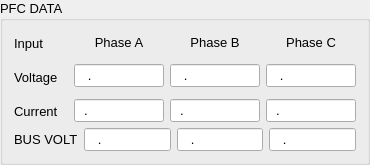
     <widget class="QGroupBox" name="groupBox">
      <property name="sizePolicy">
       <sizepolicy hsizetype="Preferred" vsizetype="Fixed">
        <horstretch>0</horstretch>
        <verstretch>0</verstretch>
       </sizepolicy>
      </property>
      <property name="maximumSize">
       <size>
        <width>370</width>
        <height>16777215</height>
       </size>
      </property>
      <property name="font">
       <font>
        <family>Arial</family>
        <pointsize>10</pointsize>
        <weight>50</weight>
        <bold>false</bold>
       </font>
      </property>
      <property name="title">
       <string>PFC DATA</string>
      </property>
      <property name="flat">
       <bool>false</bool>
      </property>
      <layout class="QGridLayout" name="gridLayout_2">
       <item row="0" column="0">
        <layout class="QVBoxLayout" name="verticalLayout_5">
         <item>
          <layout class="QHBoxLayout" name="horizontalLayout_2">
           <item>
            <layout class="QVBoxLayout" name="verticalLayout">
             <property name="spacing">
              <number>12</number>
             </property>
             <item>
              <widget class="QLabel" name="label">
               <property name="minimumSize">
                <size>
                 <width>50</width>
                 <height>15</height>
                </size>
               </property>
               <property name="maximumSize">
                <size>
                 <width>70</width>
                 <height>30</height>
                </size>
               </property>
               <property name="text">
                <string>Input</string>
               </property>
              </widget>
             </item>
             <item>
              <widget class="QLabel" name="label_2">
               <property name="minimumSize">
                <size>
                 <width>50</width>
                 <height>15</height>
                </size>
               </property>
               <property name="maximumSize">
                <size>
                 <width>70</width>
                 <height>30</height>
                </size>
               </property>
               <property name="text">
                <string>Voltage</string>
               </property>
              </widget>
             </item>
             <item>
              <widget class="QLabel" name="label_3">
               <property name="minimumSize">
                <size>
                 <width>50</width>
                 <height>15</height>
                </size>
               </property>
               <property name="maximumSize">
                <size>
                 <width>70</width>
                 <height>30</height>
                </size>
               </property>
               <property name="text">
                <string>Current</string>
               </property>
              </widget>
             </item>
            </layout>
           </item>
           <item>
            <layout class="QVBoxLayout" name="verticalLayout_2">
             <property name="spacing">
              <number>12</number>
             </property>
             <item>
              <widget class="QLabel" name="Pha_A">
               <property name="minimumSize">
                <size>
                 <width>80</width>
                 <height>20</height>
                </size>
               </property>
               <property name="maximumSize">
                <size>
                 <width>90</width>
                 <height>30</height>
                </size>
               </property>
               <property name="text">
                <string>Phase A</string>
               </property>
               <property name="alignment">
                <set>Qt::AlignCenter</set>
               </property>
              </widget>
             </item>
             <item>
              <widget class="QLineEdit" name="lineEdit_VinA">
               <property name="minimumSize">
                <size>
                 <width>60</width>
                 <height>20</height>
                </size>
               </property>
               <property name="maximumSize">
                <size>
                 <width>90</width>
                 <height>30</height>
                </size>
               </property>
               <property name="inputMask">
                <string>000.00</string>
               </property>
               <property name="readOnly">
                <bool>true</bool>
               </property>
              </widget>
             </item>
             <item>
              <widget class="QLineEdit" name="lineEdit_IinA">
               <property name="minimumSize">
                <size>
                 <width>60</width>
                 <height>20</height>
                </size>
               </property>
               <property name="maximumSize">
                <size>
                 <width>90</width>
                 <height>30</height>
                </size>
               </property>
               <property name="inputMask">
                <string>00.00</string>
               </property>
               <property name="readOnly">
                <bool>true</bool>
               </property>
              </widget>
             </item>
            </layout>
           </item>
           <item>
            <layout class="QVBoxLayout" name="verticalLayout_3">
             <property name="spacing">
              <number>12</number>
             </property>
             <item>
              <widget class="QLabel" name="Pha_B">
               <property name="minimumSize">
                <size>
                 <width>80</width>
                 <height>20</height>
                </size>
               </property>
               <property name="maximumSize">
                <size>
                 <width>90</width>
                 <height>30</height>
                </size>
               </property>
               <property name="text">
                <string>Phase B</string>
               </property>
               <property name="alignment">
                <set>Qt::AlignCenter</set>
               </property>
              </widget>
             </item>
             <item>
              <widget class="QLineEdit" name="lineEdit_VinB">
               <property name="minimumSize">
                <size>
                 <width>60</width>
                 <height>20</height>
                </size>
               </property>
               <property name="maximumSize">
                <size>
                 <width>90</width>
                 <height>30</height>
                </size>
               </property>
               <property name="inputMask">
                <string>000.00</string>
               </property>
               <property name="readOnly">
                <bool>true</bool>
               </property>
              </widget>
             </item>
             <item>
              <widget class="QLineEdit" name="lineEdit_IinB">
               <property name="minimumSize">
                <size>
                 <width>60</width>
                 <height>20</height>
                </size>
               </property>
               <property name="maximumSize">
                <size>
                 <width>90</width>
                 <height>30</height>
                </size>
               </property>
               <property name="inputMask">
                <string>00.00</string>
               </property>
               <property name="readOnly">
                <bool>true</bool>
               </property>
              </widget>
             </item>
            </layout>
           </item>
           <item>
            <layout class="QVBoxLayout" name="verticalLayout_4">
             <property name="spacing">
              <number>12</number>
             </property>
             <item>
              <widget class="QLabel" name="Pha_C">
               <property name="minimumSize">
                <size>
                 <width>80</width>
                 <height>20</height>
                </size>
               </property>
               <property name="maximumSize">
                <size>
                 <width>90</width>
                 <height>30</height>
                </size>
               </property>
               <property name="text">
                <string>Phase C</string>
               </property>
               <property name="alignment">
                <set>Qt::AlignCenter</set>
               </property>
              </widget>
             </item>
             <item>
              <widget class="QLineEdit" name="lineEdit_VinC">
               <property name="minimumSize">
                <size>
                 <width>60</width>
                 <height>20</height>
                </size>
               </property>
               <property name="maximumSize">
                <size>
                 <width>90</width>
                 <height>30</height>
                </size>
               </property>
               <property name="inputMask">
                <string>000.00</string>
               </property>
               <property name="readOnly">
                <bool>true</bool>
               </property>
              </widget>
             </item>
             <item>
              <widget class="QLineEdit" name="lineEdit_IinC">
               <property name="minimumSize">
                <size>
                 <width>60</width>
                 <height>20</height>
                </size>
               </property>
               <property name="maximumSize">
                <size>
                 <width>90</width>
                 <height>30</height>
                </size>
               </property>
               <property name="inputMask">
                <string>00.00</string>
               </property>
               <property name="readOnly">
                <bool>true</bool>
               </property>
              </widget>
             </item>
            </layout>
           </item>
          </layout>
         </item>
         <item>
          <layout class="QHBoxLayout" name="horizontalLayout">
           <item>
            <widget class="QLabel" name="label_Vbus">
             <property name="text">
              <string>BUS VOLT</string>
             </property>
            </widget>
           </item>
           <item>
            <widget class="QLineEdit" name="lineEdit_VbusA">
             <property name="inputMask">
              <string>000.00</string>
             </property>
             <property name="readOnly">
              <bool>true</bool>
             </property>
            </widget>
           </item>
           <item>
            <widget class="QLineEdit" name="lineEdit_VbusB">
             <property name="inputMask">
              <string>000.00</string>
             </property>
             <property name="readOnly">
              <bool>true</bool>
             </property>
            </widget>
           </item>
           <item>
            <widget class="QLineEdit" name="lineEdit_VbusC">
             <property name="minimumSize">
              <size>
               <width>75</width>
               <height>22</height>
              </size>
             </property>
             <property name="maximumSize">
              <size>
               <width>167</width>
               <height>25</height>
              </size>
             </property>
             <property name="inputMask">
              <string>000.00</string>
             </property>
             <property name="readOnly">
              <bool>true</bool>
             </property>
            </widget>
           </item>
          </layout>
         </item>
        </layout>
       </item>
      </layout>
     </widget>
